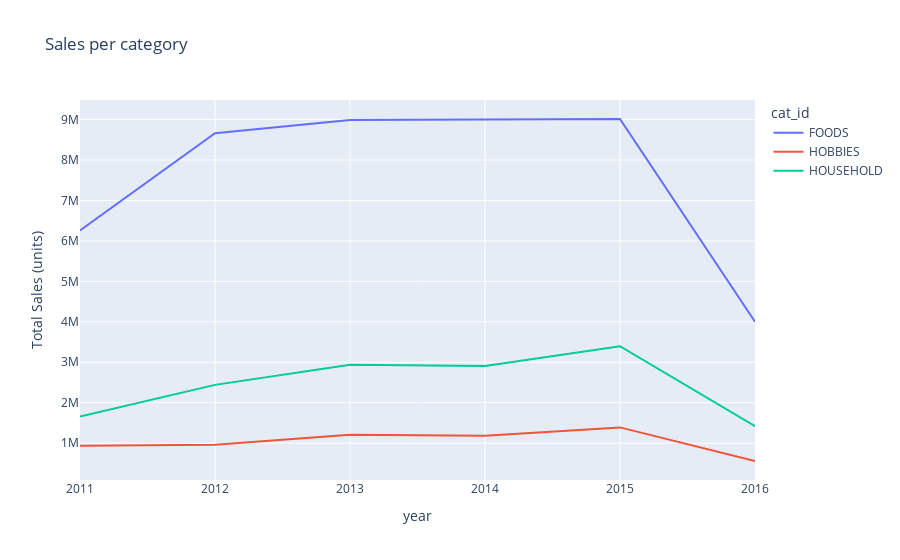

The notebook cell saved with this chart:
### Code cell
fig7 = px.line(df7, x='year', y='sale_units',color='cat_id', title="Sales per category", labels={
                     "sale_units": "Total Sales (units)"
                      })

fig7.show()

### Figure 1 — Plotly figure (JSON) as saved in the notebook; plotly's stock layout.template omitted (floating-point values rounded to 4 significant figures)
{"data": [{"hovertemplate": "cat_id=FOODS<br>year=%{x}<br>Total Sales (units)=%{y}<extra></extra>", "legendgroup": "FOODS", "line": {"color": "#636efa", "dash": "solid"}, "marker": {"symbol": "circle"}, "mode": "lines", "name": "FOODS", "orientation": "v", "showlegend": true, "type": "scatter", "x": [2011, 2012, 2013, 2014, 2015, 2016], "xaxis": "x", "y": [6258864, 8660268, 8991482, 8995525, 9013855, 4002433], "yaxis": "y"}, {"hovertemplate": "cat_id=HOBBIES<br>year=%{x}<br>Total Sales (units)=%{y}<extra></extra>", "legendgroup": "HOBBIES", "line": {"color": "#EF553B", "dash": "solid"}, "marker": {"symbol": "circle"}, "mode": "lines", "name": "HOBBIES", "orientation": "v", "showlegend": true, "type": "scatter", "x": [2011, 2012, 2013, 2014, 2015, 2016], "xaxis": "x", "y": [939151, 959837, 1208059, 1183846, 1390155, 559608], "yaxis": "y"}, {"hovertemplate": "cat_id=HOUSEHOLD<br>year=%{x}<br>Total Sales (units)=%{y}<extra></extra>", "legendgroup": "HOUSEHOLD", "line": {"color": "#00cc96", "dash": "solid"}, "marker": {"symbol": "circle"}, "mode": "lines", "name": "HOUSEHOLD", "orientation": "v", "showlegend": true, "type": "scatter", "x": [2011, 2012, 2013, 2014, 2015, 2016], "xaxis": "x", "y": [1658570, 2441732, 2936212, 2910405, 3396801, 1420370], "yaxis": "y"}], "layout": {"legend": {"title": {"text": "cat_id"}, "tracegroupgap": 0}, "title": {"text": "Sales per category"}, "xaxis": {"anchor": "y", "domain": [0, 1], "title": {"text": "year"}}, "yaxis": {"anchor": "x", "domain": [0, 1], "title": {"text": "Total Sales (units)"}}}}
